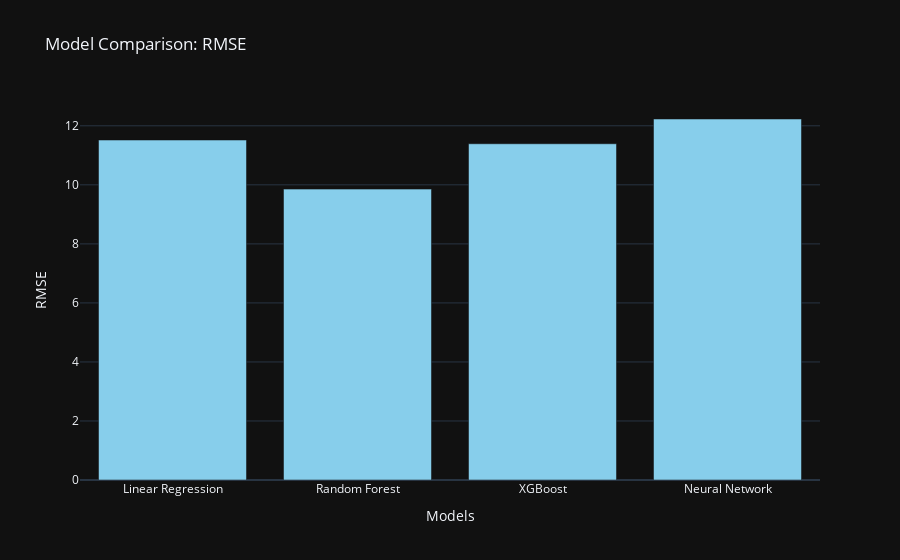
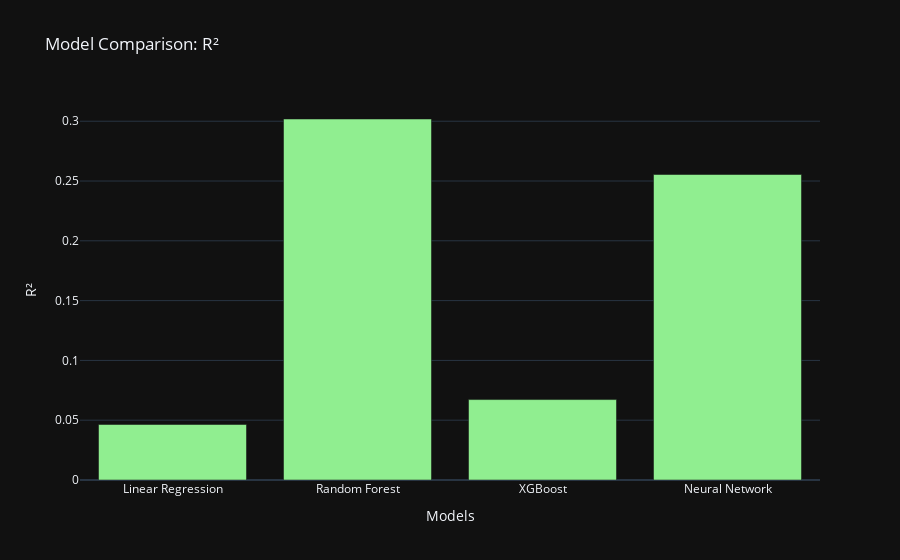

Source (notebook cell) for these figures, in order:
### Code cell
# Define the models and their performance metrics
models = ['Linear Regression', 'Random Forest', 'XGBoost', 'Neural Network']
rmse_values = [rmse_linear, rf_rmse, xgb_rmse, nn_rmse]
r2_values = [r2_linear, rf_r2, xgb_r2, nn_r2]

# Create a Plotly bar chart for RMSE
rmse_fig = go.Figure()

rmse_fig.add_trace(go.Bar(
    x=models,
    y=rmse_values,
    name='RMSE',
    marker=dict(color='skyblue'),
))

rmse_fig.update_layout(
    title='Model Comparison: RMSE',
    xaxis_title='Models',
    yaxis_title='RMSE',
    template='plotly_dark',
    showlegend=False,
    plot_bgcolor='rgba(0, 0, 0, 0)',
)

# Show the RMSE chart
rmse_fig.show()

# Create a Plotly bar chart for R²
r2_fig = go.Figure()

r2_fig.add_trace(go.Bar(
    x=models,
    y=r2_values,
    name='R²',
    marker=dict(color='lightgreen'),
))

r2_fig.update_layout(
    title='Model Comparison: R²',
    xaxis_title='Models',
    yaxis_title='R²',
    template='plotly_dark',
    showlegend=False,
    plot_bgcolor='rgba(0, 0, 0, 0)',
)

# Show the R² chart
r2_fig.show()

### Figure 1 — Plotly figure (JSON) as saved in the notebook; plotly's stock layout.template omitted (floating-point values rounded to 4 significant figures)
{"data": [{"marker": {"color": "skyblue"}, "name": "RMSE", "type": "bar", "x": ["Linear Regression", "Random Forest", "XGBoost", "Neural Network"], "y": [11.52, 9.855, 11.39, 12.23]}], "layout": {"plot_bgcolor": "rgba(0, 0, 0, 0)", "showlegend": false, "title": {"text": "Model Comparison: RMSE"}, "xaxis": {"title": {"text": "Models"}}, "yaxis": {"title": {"text": "RMSE"}}}}

### Figure 2 — Plotly figure (JSON) as saved in the notebook; plotly's stock layout.template omitted (floating-point values rounded to 4 significant figures)
{"data": [{"marker": {"color": "lightgreen"}, "name": "R²", "type": "bar", "x": ["Linear Regression", "Random Forest", "XGBoost", "Neural Network"], "y": [0.04642, 0.3019, 0.06724, 0.2554]}], "layout": {"plot_bgcolor": "rgba(0, 0, 0, 0)", "showlegend": false, "title": {"text": "Model Comparison: R²"}, "xaxis": {"title": {"text": "Models"}}, "yaxis": {"title": {"text": "R²"}}}}
